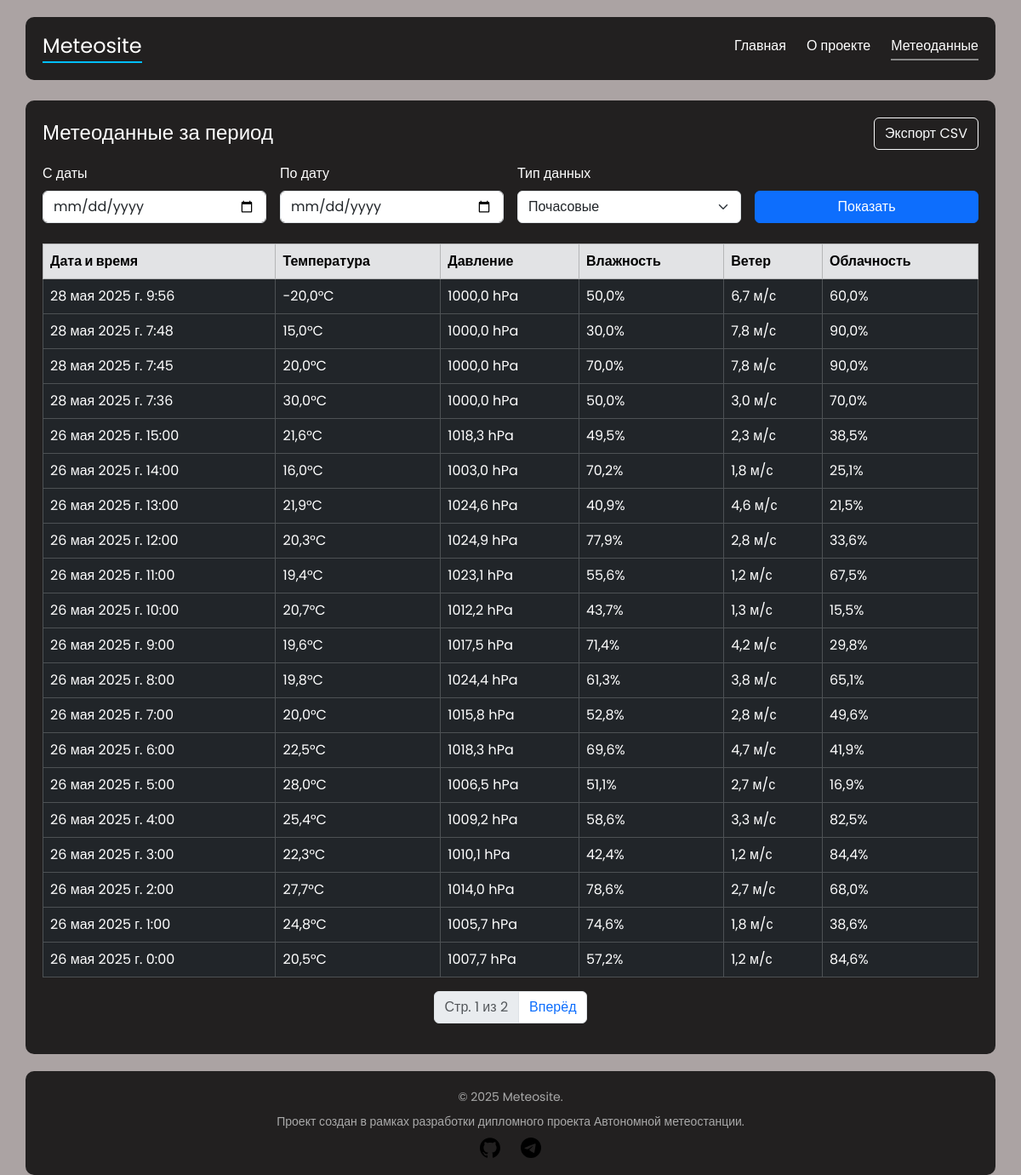
The page /meteodata/ on the database as committed earlier.
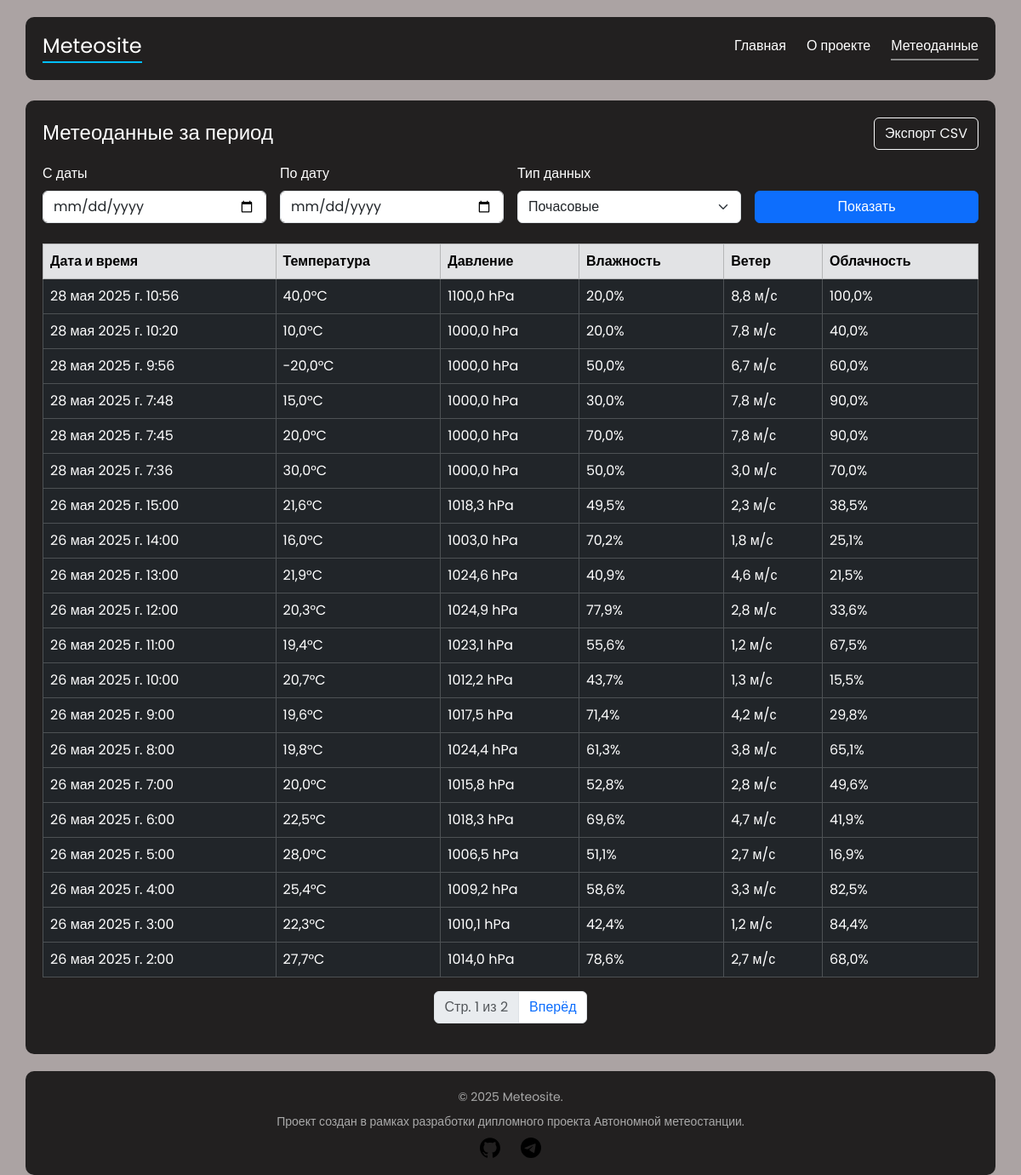
The same page on the database as committed later.
### main/models.py (models this page shows, shortened)
class WeatherReading(models.Model):
    timestamp = models.DateTimeField()
    temperature = models.FloatField()
    humidity = models.FloatField()
    pressure = models.FloatField()
    wind_speed = models.FloatField()
    cloudiness = models.FloatField()

### main/views.py (the view, shortened to what this page needs)
# urls.py: path('meteodata/',views.meteodata),
def meteodata(request):
    mode = request.GET.get('mode', 'hourly')
    start_date = request.GET.get('start_date')
    end_date = request.GET.get('end_date')
    context = {
        'mode': mode,
        'start_date': start_date,
        'end_date': end_date,
    }
    if mode == 'hourly':
        queryset = WeatherReading.objects.all()
        if start_date and end_date:
            queryset = queryset.filter(timestamp__date__range=[start_date, end_date])
        queryset = queryset.order_by('-timestamp')
        paginator = Paginator(queryset, 20)
        page = request.GET.get('page')
        context['data'] = paginator.get_page(page)
    return render(request, 'main/meteodata.html', context)

### main/templates/main/meteodata.html (shortened to what this page needs)
{% extends 'main/base.html' %}
{% block content %}
<div class="container mt-4">
    <div class="d-flex justify-content-between align-items-center mb-3">
        <h4 class="mb-0">Метеоданные за период</h4>
        <form method="get" action="{% url 'export_csv' %}">
            <button type="submit" class="btn btn-outline-light">Экспорт CSV</button>
        </form>
    </div>
    <form method="get" class="row g-3 align-items-end mb-4">
        <div class="col-md-3">
            <label for="start_date" class="form-label">С даты</label>
            <input type="date" class="form-control" id="start_date" name="start_date" value="{{ request.GET.start_date }}">
        </div>
        <div class="col-md-3">
            <label for="end_date" class="form-label">По дату</label>
            <input type="date" class="form-control" id="end_date" name="end_date" value="{{ request.GET.end_date }}">
        </div>
        <div class="col-md-3">
            <label for="mode" class="form-label">Тип данных</label>
            <select name="mode" class="form-select" id="mode">
                <option value="hourly" {% if mode == "hourly" %}selected{% endif %}>Почасовые</option>
            </select>
        </div>
        <div class="col-md-3">
            <button type="submit" class="btn btn-primary w-100">Показать</button>
        </div>
    </form>
    <div class="table-responsive">
        <table class="table table-dark table-bordered table-hover">
            <thead class="table-secondary text-dark">
                {% if mode == "hourly" %}
                <tr>
                    <th>Дата и время</th>
                    <th>Температура</th>
                    <th>Давление</th>
                    <th>Влажность</th>
                    <th>Ветер</th>
                    <th>Облачность</th>
                </tr>
                {% endif %}
            </thead>
            <tbody>
                {% for row in data %}
                {% if mode == "hourly" %}
                <tr>
                    <td>{{ row.timestamp }}</td>
                    <td>{{ row.temperature }}°C</td>
                    <td>{{ row.pressure }} hPa</td>
                    <td>{{ row.humidity }}%</td>
                    <td>{{ row.wind_speed }} м/с</td>
                    <td>{{ row.cloudiness }}%</td>
                </tr>
                {% endif %}
                {% endfor %}
            </tbody>
        </table>
    </div>
    <nav aria-label="Навигация по страницам">
        <ul class="pagination justify-content-center">
            <li class="page-item disabled">
                <span class="page-link">Стр. {{ data.number }} из {{ data.paginator.num_pages }}</span>
            </li>
            {% if data.has_next %}
            <li class="page-item">
                <a class="page-link" href="?page={{ data.next_page_number }}&start_date={{ request.GET.start_date }}&end_date={{ request.GET.end_date }}&mode={{ mode }}">Вперёд</a>
            </li>
            {% endif %}
        </ul>
    </nav>
</div>
{% endblock %}

Rows that differ between the two databases and show on the page:
no longer on this page (row unchanged): WeatherReading: timestamp "26 мая 2025 г. 1:00", temperature "24,8", pressure "1005,7", humidity "74,6", wind_speed "1,8", cloudiness "38,6"
no longer on this page (row unchanged): WeatherReading: timestamp "26 мая 2025 г. 0:00", temperature "20,5", pressure "1007,7", humidity "57,2", wind_speed "1,2", cloudiness "84,6"
added WeatherReading: timestamp "28 мая 2025 г. 10:56", temperature "40,0", pressure "1100,0", humidity "20,0", wind_speed "8,8", cloudiness "100,0"
added WeatherReading: timestamp "28 мая 2025 г. 10:20", temperature "10,0", pressure "1000,0", humidity "20,0", wind_speed "7,8", cloudiness "40,0"
